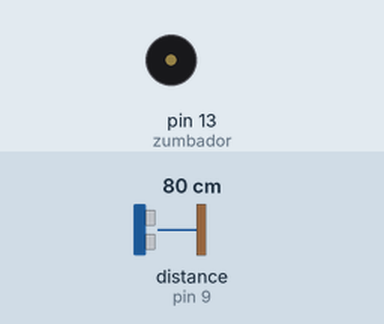
Bench run of a sketch on a simulated Arduino Uno, built with avr-gcc and run on an emulated ATmega328P. Shown: buzzer (waves = sounding, pin HIGH). Wiring (inferred from the names in the program): ultrasonic range finder: trigger pin 8; echo pin 9. Inputs (shaded band) come from the test bench; at power-on: distance to the obstacle (sensor on pin 9) 80 cm. The echo pulse lasts 58.3 µs per cm; pins used as bus, display or sensor lines are not drawn.

Above: at 1.2 s.
1.3 s: distance to the obstacle (sensor on pin 9) set to 2 cm
At 2.4 s:
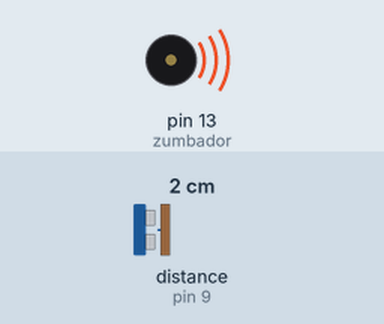
2.8 s: distance to the obstacle (sensor on pin 9) set to 18 cm
At 3.9 s:
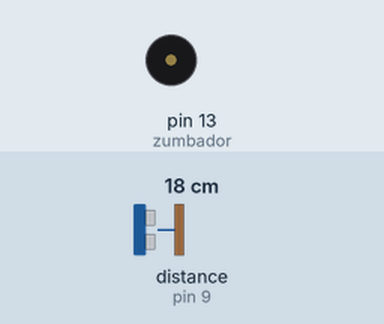
4.3 s: distance to the obstacle (sensor on pin 9) set to 4 cm
At 4.6 s:
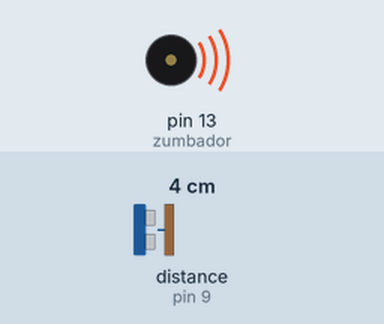
Timing chart, 0 to 7.3 s (numbered marks = the images above; inputs shaded):
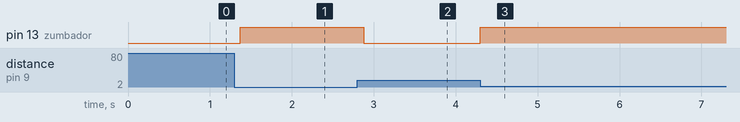

The sketch:

codigo.ino
```cpp
// C++ code
//
/*Este programa o que fai e detectar obxectos que esten
mais proximos a 12cm e avisar cun zumbador*/

#define zumbador 13
const int EchoPin = 9;
const int TriggerPin = 8;

void setup() {
   Serial.begin(9600);
   pinMode(TriggerPin, OUTPUT);
   pinMode(EchoPin, INPUT);
   pinMode(zumbador, OUTPUT);
}

void loop() {
proximo();
  }

bool proximo(){
if(medirDistancia() < 12) zumba();
  else noZumba();
  delay(50);
}
float medirDistancia(){

  long duracion, distanceCm;

   digitalWrite(TriggerPin, LOW);
   delayMicroseconds(4);
   digitalWrite(TriggerPin, HIGH);
   delayMicroseconds(10);
   digitalWrite(TriggerPin, LOW);

   duracion = pulseIn(EchoPin, HIGH);

   distanceCm = duracion * 10 / 292/ 2;
   return distanceCm;
}
void zumba(){
    digitalWrite(zumbador, HIGH);
    delay(50);
  }
  void noZumba(){
    digitalWrite(zumbador, LOW);
    delay(50);
  }
```

Measured:
- after the input at 1.3 s, pin 13 (zumbador): LOW → HIGH after 0.07 s
- after the input at 2.8 s, pin 13 (zumbador): HIGH → LOW after 0.08 s
- after the input at 4.3 s, pin 13 (zumbador): LOW → HIGH at once
